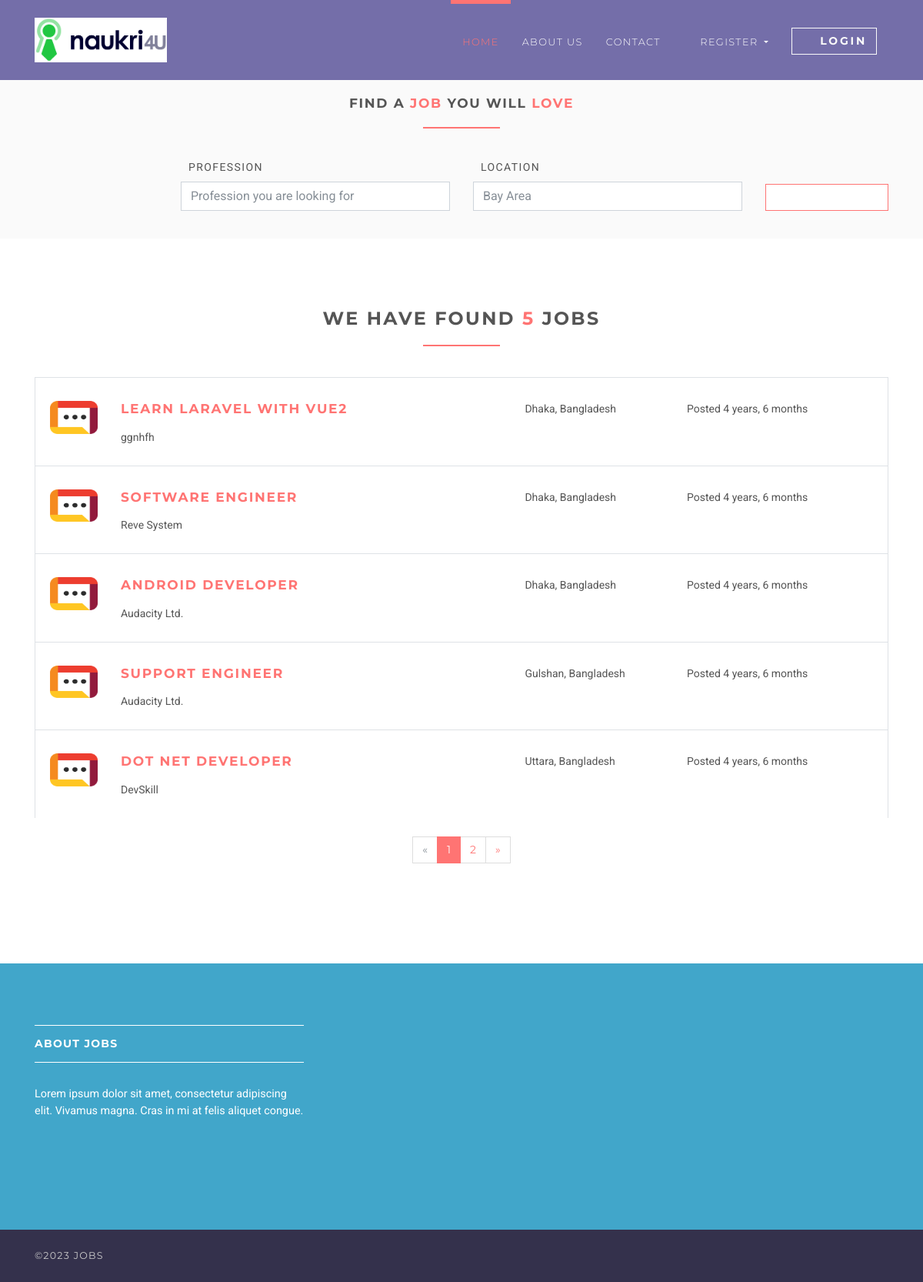
Page /jobs on the committed database.
### jobsapp/models.py (models this page shows, shortened)
class Job(models.Model):
    user = models.ForeignKey(User, on_delete=models.CASCADE)
    title = models.CharField(max_length=300)
    description = models.TextField()
    location = models.CharField(max_length=150)
    type = models.CharField(choices=JOB_TYPE, max_length=10)
    category = models.CharField(max_length=100)
    last_date = models.DateTimeField()
    company_name = models.CharField(max_length=100)
    company_description = models.CharField(max_length=300)
    website = models.CharField(max_length=100, default="")
    created_at = models.DateTimeField(default=timezone.now)
    filled = models.BooleanField(default=False)

### jobsapp/views/home.py (the view)
# urls.py: path('jobs', JobListView.as_view(), name='jobs'),
class JobListView(ListView):
    model = Job
    template_name = 'jobs/jobs.html'
    context_object_name = 'jobs'
    paginate_by = 5

### templates/jobs/jobs.html (shortened to what this page needs)
{% extends 'base.html' %}
{% load static %}
{% block content %}
    <section class="job-form-section job-form-section--compressed">
        <div class="container">
            <h4 class="heading">Find a <span class="accent">job </span> you will <span class="accent">love</span></h4>
            <form id="job-main-form" method="get" action="#" class="job-main-form">
                <div class="controls">
                    <div class="row align-items-end">
                        <div class="col-sm-1 col-lg-2"></div>
                        <div class="col-sm-5 col-lg-4 form-group">
                            <label for="profession">Profession</label>
                            <input type="text" id="profession" name="profession"
                                   placeholder="Profession you are looking for" class="form-control">
                        </div>
                        <div class="col-sm-5 col-lg-4 form-group">
                            <label for="location">Location</label>
                            <input type="text" id="location" name="location" placeholder="Any particular location?"
                                   value="Bay Area" class="form-control">
                        </div>
                        <div class="col-sm-1 col-lg-2 form-group">
                            <button type="submit" name="name"
                                    class="btn btn-outline-white-primary job-main-form__button">
                                <i class="fa fa-search"></i>
                            </button>
                        </div>
                    </div>
                </div>
            </form>
        </div>
    </section>
    <section>
        <div class="container">
            <h3 class="heading">We have found <span class="accent">{{ jobs.count }}</span> jobs</h3>
            {% for job in jobs %}
                <div class="job-listing  ">
                    <div class="row">
                        <div class="col-md-12 col-lg-6">
                            <div class="row">
                                <div class="col-2">
                                    <img src="{% static 'img/company-1.png' %}"
                                         alt="Ipsioou " class="img-fluid">
                                </div>
                                <div class="col-10">
                                    <h4 class="job__title"><a
                                            href="{% url 'jobs:jobs-detail' job.id %}">{{ job.title }}</a></h4>
                                    <p class="job__company">
                                        {{ job.company_name }}
                                    </p>
                                </div>
                            </div>
                        </div>
                        <div class="col-10 col-md-3 col-lg-2 ml-auto"><i class="fa fa-map-marker job__location"></i>
                            {{ job.location }}
                        </div>
                        <div class="col-10 col-md-3 col-lg-3 ml-auto">
                            <p>Posted {{ job.created_at|timesince }}</p>
                        </div>
                    </div>
                </div>
            {% endfor %}
            {% if is_paginated %}
                <div class="row">
                    <div class="col-md-12">
                        <nav aria-label="Page navigation example" class="d-flex justify-content-center mt-4 mb-4">
                            <ul class="pagination">
                                {% if page_obj.has_previous %}
                                    <li class="page-item">
                                        <a href="?page={{ page_obj.previous_page_number }}"
                                           class="page-link">&laquo;</a>
                                    </li>
                                {% else %}
                                    <li class="page-item disabled">
                                        <a class="page-link">&laquo;</a>
                                    </li>
                                {% endif %}
                                {% for i in page_obj.paginator.page_range %}
                                    {% if page_obj.number == i %}
                                        <li class="page-item active">
                                            <a class="page-link">{{ i }}</a>
                                        </li>
                                    {% else %}
                                        <li class="page-item">
                                            <a href="?page={{ i }}" class="page-link">{{ i }}</a>
                                        </li>
                                    {% endif %}
                                {% endfor %}
                                {% if page_obj.has_next %}
                                    <li class="page-item">
                                        <a href="?page={{ page_obj.next_page_number }}" class="page-link">&raquo;</a>
                                    </li>
                                {% else %}
                                    <li class="page-item disabled">
                                        <a class="page-link">&raquo;</a>
                                    </li>
                                {% endif %}
                            </ul>
                        </nav>
                    </div>
                </div>
            {% endif %}
        </div>
    </section>
{% endblock %}

### static/css/style.default.css (style rules this page uses)
html { height:100% }
body { height:100% }
section { position:relative;padding-top:90px;padding-bottom:90px }
button { cursor:pointer }
.heading { text-align:center;margin-bottom:40px }
.heading:after { content:" ";display:block;width:100px;height:2px;margin:20px auto 20px;background:#ff7473 }
a,button { -webkit-transition:all .2s ease-out;transition:all .2s ease-out }
a i.fa,button i.fa { margin:0 5px }
.accent { color:#ff7473 }
.job-form-section { padding:80px 0;background:#fafafa }
.job-form-section .job-main-form { margin-bottom:40px }
.job-form-section .job-main-form label { text-transform:uppercase;letter-spacing:0.1em;margin-left:10px }
.job-form-section.job-form-section--compressed { padding:20px }
.job-form-section.job-form-section--compressed .job-main-form { margin-bottom:0 }
.job-main-form__button { margin-top:15px;display:block;width:100% }
.job-listing { border:solid 1px #dee2e6;border-bottom:none;padding-top:30px;padding-bottom:10px;padding-left:19px;padding-right:15px;clear:both;-webkit-transition:all .2s ease-out;transition:all .2s ease-out }
.job__title { margin-top:0 }
.job__location { margin-right:5px;color:#868e96 }
.btn { font-weight:700;font-family:"Montserrat",Helvetica,Arial,sans-serif;border:1px solid transparent;text-transform:uppercase;letter-spacing:0.2em;padding:.375rem .75rem;font-size:.875rem;line-height:1.5;border-radius:0;-webkit-transition:background-color 0.15s ease-in-out,border-color 0.15s ease-in-out,-webkit-box-shadow 0.15s ease-in-out;transition:background-color 0.15s ease-in-out,border-color 0.15s ease-in-out,-webkit-box-shadow 0.15s ease-in-out;transition:background-color 0.15s ease-in-out,border-color 0.15s ease-in-out,box-shadow 0.15s ease-in-out;transition:background-color 0.15s ease-in-out,border-color 0.15s ease-in-out,box-shadow 0.15s ease-in-out,-webkit-box-shadow 0.15s ease-in-out }
.btn-outline-white-primary { color:#ff7473;background-color:#fff;background-image:none;border-color:#ff7473 }
body { font-family:"Roboto",Helvetica,Arial,sans-serif;font-size:.875rem;font-weight:400;line-height:1.5;color:#555;background-color:#fff }
a { color:#ff7473;text-decoration:none }
h1,h2,h3,h4,h5,h6,.h1,.h2,.h3,.h4,.box-simple h3,.box-image .name h3,.box-image-text .top .name h3,.box-image-text .top .name h4,.h5,.h6 { margin-bottom:1rem;font-family:"Montserrat",Helvetica,Arial,sans-serif;font-weight:700;line-height:1.2;color:#555;text-transform:uppercase;letter-spacing:0.1em }
h3,.h3 { font-size:1.4875rem }
h4,.h4,.box-simple h3,.box-image .name h3,.box-image-text .top .name h3,.box-image-text .top .name h4 { font-size:1.0675rem }
.page-item:first-child .page-link { border-top-left-radius:0rem;border-bottom-left-radius:0rem }
.page-item:last-child .page-link { border-top-right-radius:0rem;border-bottom-right-radius:0rem }
.page-item.active .page-link { color:#fff;background-color:#ff7473;border-color:#ff7473 }
.page-item.disabled .page-link { color:#868e96;background-color:#fff;border-color:#ddd }
.page-link { padding:.5rem .75rem;line-height:1.25;color:#ff7473;background-color:#fff;border:1px solid #ddd;font-family:"Montserrat",Helvetica,Arial,sans-serif }
.form-control { padding:.375rem .75rem;font-size:1rem;line-height:1.5;color:#868e96;background-color:#fff;border:1px solid #ced4da;border-radius:0;-webkit-transition:border-color ease-in-out 0.15s,-webkit-box-shadow ease-in-out 0.15s;transition:border-color ease-in-out 0.15s,-webkit-box-shadow ease-in-out 0.15s;transition:border-color ease-in-out 0.15s,box-shadow ease-in-out 0.15s;transition:border-color ease-in-out 0.15s,box-shadow ease-in-out 0.15s,-webkit-box-shadow ease-in-out 0.15s }
.form-control::placeholder { color:#868e96 }

### rows in the picture
Job: title "LEARN LARAVEL WITH VUE2", company_name "ggnhfh", location "Dhaka, Bangladesh", created_at "4 years, 6 months"
Job: title "SOFTWARE ENGINEER", company_name "Reve System", location "Dhaka, Bangladesh", created_at "4 years, 6 months"
Job: title "ANDROID DEVELOPER", company_name "Audacity Ltd.", location "Dhaka, Bangladesh", created_at "4 years, 6 months"
Job: title "SUPPORT ENGINEER", company_name "Audacity Ltd.", location "Gulshan, Bangladesh", created_at "4 years, 6 months"
Job: title "DOT NET DEVELOPER", company_name "DevSkill", location "Uttara, Bangladesh", created_at "4 years, 6 months"

### other values in the picture
{{ jobs.count }} "5"
{{ i }} "1"
{{ i }} "2"
